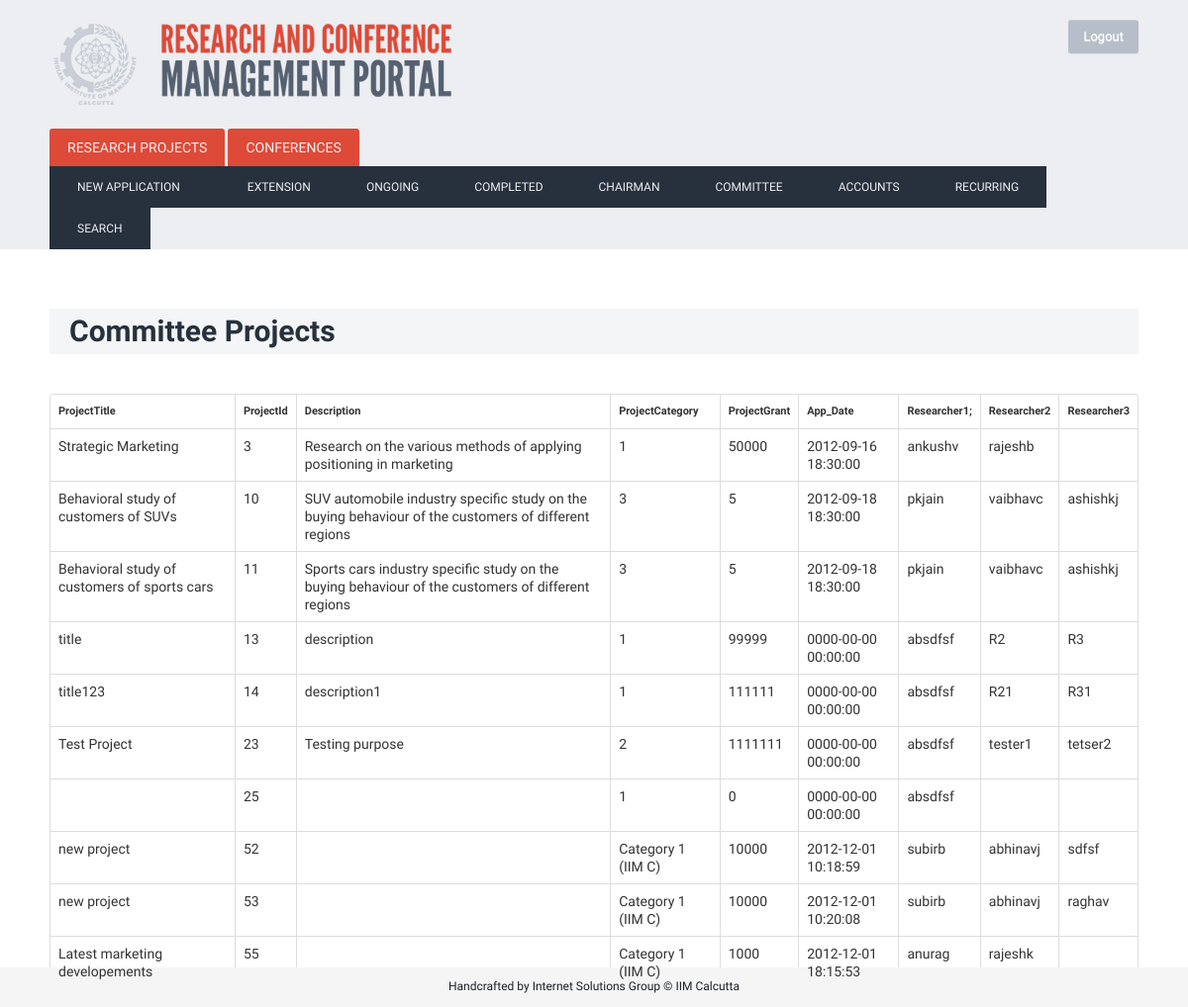
Screenshot of /index.php/app_committee (signed in) with the database file from the repository.
### tables this page shows
CREATE TABLE IF NOT EXISTS `project` (
  `ProjectTitle` varchar(400) NOT NULL,
  `ProjectId` bigint(200) NOT NULL AUTO_INCREMENT,
  `Description` varchar(2000) NOT NULL,
  `App_Date` timestamp NOT NULL DEFAULT CURRENT_TIMESTAMP COMMENT 'The  date of application of the project',
  `Start_Date` date NOT NULL,
  `End_Date` date NOT NULL,
  `Researcher1` varchar(80) NOT NULL,
  `Researcher2` varchar(80) NOT NULL,
  `Researcher3` varchar(80) NOT NULL,
  `ProjectCategory` varchar(30) NOT NULL,
  `ProjectGrant` int(11) NOT NULL,
  `PStatus` varchar(50) NOT NULL,
  `Deliverables` varchar(500) NOT NULL,
  `cases` int(11) NOT NULL DEFAULT '0',
  `journals` int(11) NOT NULL DEFAULT '0',
  `chapters` int(11) NOT NULL DEFAULT '0',
  `conference` int(11) NOT NULL DEFAULT '0',
  `paper` int(11) NOT NULL DEFAULT '0',
  PRIMARY KEY (`ProjectId`),
  UNIQUE KEY `ProjectId` (`ProjectId`),
  UNIQUE KEY `ProjectId_2` (`ProjectId`)
);

### index.php (called while the page is built, shortened)
<?php
require_once BASEPATH.'core/CodeIgniter.php';

### application/models/project_model.php (called while the page is built, shortened)
<?PHP
class Project_model extends CI_Model {
	function project_stage($stage)
		{
		$queryStr='SELECT * FROM project WHERE PStatus = "app_'.$stage.'";';
		$query = $this->db->query($queryStr);
		return $query;
		}
}
?>

### application/controllers/app_committee.php (the view, shortened to what this page needs)
<?PHP
class App_committee extends CI_Controller {
	function index()
		{
			$data['myClass']=$this;
			$data['action']=0;
			if($_SESSION['usertype']==1){
				$this->load->view('layout',$data);
			}
			 elseif($_SESSION['usertype']==3){
				$this->load->view('layoutChairman',$data);
			}
			else{
			header("location:login");
			}
		}
	function load_php()
				{
				$this->load->model('project_model');
				$stage='comm';
				$Query= $this->project_model->project_stage($stage);
				echo '
				<h1>Committee Projects</h1>
						<table class="table table-bordered">
						<TR><TD><h4>ProjectTitle</h4></TD><TD><h4>ProjectId</h4></TD><TD><h4>Description</h4></TD><TD><h4>ProjectCategory</TD><TD><h4>ProjectGrant</TD><TD><h4>App_Date</TD><TD><h4>Researcher1;</TD><TD><h4>Researcher2</TD><TD><h4>Researcher3 </h1></tr>
						<tbody>';
					 foreach($Query->result() as $row)
					 {
						 echo '<TR><TD>';
						 print $row->ProjectTitle;
						 echo '</TD><TD>';
						 print $row->ProjectId;
						 echo '</TD><TD>';
						 print $row->Description;
						 echo '</TD><TD>';
						 print $row->ProjectCategory;
						 echo '</TD><TD>';
						 print $row->ProjectGrant;
						 echo '</TD><TD>';
						 print $row->App_Date;
						 echo '</TD><TD>';
						 print $row->Researcher1;
						 echo '</TD><TD>';
						 print $row->Researcher2;
						 echo '</TD><TD>';
						 print $row->Researcher3;
					 }
				echo '</tbody></TABLE>';
				}
	}
?>

### application/views/layout.php (shortened to what this page needs)
<!DOCTYPE html>
<html lang="en">
  <head>
    <link rel="stylesheet" href="static/css/bootstrap.min.css" >
    <link href="static/css/custom.css" rel="stylesheet" type="text/css" >
  </head>
  <body>
<div id="wrap">
    <div class="mast_head">
        <div class="container">
            <div id="logo"></div>
            <a class="btn logout_btn" href="logout">Logout</a>
        </div>
    </div>
    <div class="top_nav">
           <div id="tabbar" class="usual">
            <div class="container">
                <ul id="bars">
                    <li><a href="#resproj">Research Projects</a></li>
                    <li><a href="#confs">Conferences</a></li>
                </ul>
                <div id="resproj" style="display: block">
                    <ul>
                        <li><a href="/rp/new_application">New Application</a> </li>
                        <li><a href="/rp/extension">Extension</a> </li>
                        <li><a href="/rp/ongoing">Ongoing</a> </li>
                        <li><a href="/rp/completed">Completed</a> </li>
                        <li><a href="/rp/app_chairman">Chairman</a> </li>
                        <li><a href="/rp/app_committee">Committee</a> </li>
                        <li><a href="/rp/Accounts">Accounts</a> </li>
                        <li><a href="/rp/recurring">Recurring</a> </li>
                        <li><a href="/rp/searchProject">Search</a> </li>
                    </ul>
                </div>
           </div>
        </div>
    </div>
    <div class="container">
        <div>
			<?php
					if ($action==0)
					{
					$myClass->load_php();
					}
					elseif ($action==1)
					{
					$myClass->load_php($msg);
					}
					elseif ($action==2)
					{
					$myClass->approveMsg($msg);
					}
					elseif ($action==3)
					{
					$myClass->load_search($searchBy,$searchValue);
					}
			?>
             </div>
        </div>
    </div>
    <footer>
        <div id="container">
            <p>Handcrafted by Internet Solutions Group &copy; IIM Calcutta</p>
        </div>
    </footer>
  </body>
</html>

### static/css/custom.css (style rules this page uses)
html, body { height: 100%; }
body { background: url('/static/img/denim.png'); font-family: 'Droid Sans', sans-serif; font-weight: normal; font-size: 14px; line-height: 1.6; }
.container { width: 1100px; }
h4 { font-size: 11px; }
h1 { color: #27313D; margin-top: 60px; margin-bottom: 40px; font-weight: bold; background: #F4F5F6; padding: 5px 20px; }
#logo { width: 820px; height: 100px; background: url("../img/heading.png") -21px -9px no-repeat; float: left; }
.btn { padding: 10px 20px; background: #b7bec9; color: white; -webkit-border-radius: 3px; -moz-border-radius: 3px; border-radius: 3px; border: 0px; }
.logout_btn { float: right; padding: 8px 15px; font: 12px; }
.mast_head { background: #eceef1; color: white; height: 110px; padding-top: 20px; }
.usual ul { margin-left: 0px; }
.usual ul li a { font-size: 12px; border: none; height: auto; display : block; color: #ECEEF1; padding : 10px 18px; text-decoration: none; text-transform: uppercase; }
.usual div { clear:left; }
#tabbar { background: #eceef1; }
#tabbar ul li { float: left; list-style-type: none; }
#bars li { background: #DD4A38; margin-right: 3px; -webkit-border-radius: 3px 3px 0px 0px; -moz-border-radius: 3px 3px 0 0; border-radius: 3px 3px 0 0; }
#bars li a { font-size: 14px; }
#resproj ul li a { background: #27313D; padding: 12px 28px; text-decoration: none; }
#resproj ul li:first-child a { padding-right: 40px; }
#wrap { min-height: 100%; height: auto !important; height: 100%; margin: 0 auto -40px; }
footer { text-align: center; background-color: #f5f5f5; height: 40px; font-size: 12px; color: #1B2129; }
footer p { padding-top: 10px; }

### rows the page displays
project: ProjectTitle "Strategic Marketing", ProjectId "3", Description "Research on the various methods of applying positioning in marketing", ProjectCategory "1", ProjectGrant "50000", App_Date "2012-09-16 18:30:00", Researcher1 "ankushv", Researcher2 "rajeshb"
project: ProjectTitle "Behavioral study of customers of SUVs", ProjectId "10", Description "SUV automobile industry specific study on the buying behaviour of the customers of different regions", ProjectCategory "3", ProjectGrant "5", App_Date "2012-09-18 18:30:00", Researcher1 "pkjain", Researcher2 "vaibhavc", Researcher3 "ashishkj"
project: ProjectTitle "Behavioral study of customers of sports cars", ProjectId "11", Description "Sports cars industry specific study on the buying behaviour of the customers of different regions", ProjectCategory "3", ProjectGrant "5", App_Date "2012-09-18 18:30:00", Researcher1 "pkjain", Researcher2 "vaibhavc", Researcher3 "ashishkj"
project: ProjectTitle "title", ProjectId "13", Description "description", ProjectCategory "1", ProjectGrant "99999", App_Date "0000-00-00 00:00:00", Researcher1 "absdfsf", Researcher2 "R2", Researcher3 "R3"
project: ProjectTitle "title123", ProjectId "14", Description "description1", ProjectCategory "1", ProjectGrant "111111", App_Date "0000-00-00 00:00:00", Researcher1 "absdfsf", Researcher2 "R21", Researcher3 "R31"
project: ProjectTitle "Test Project", ProjectId "23", Description "Testing purpose", ProjectCategory "2", ProjectGrant "1111111", App_Date "0000-00-00 00:00:00", Researcher1 "absdfsf", Researcher2 "tester1", Researcher3 "tetser2"
project: ProjectId "25", ProjectCategory "1", ProjectGrant "0", App_Date "0000-00-00 00:00:00", Researcher1 "absdfsf"
project: ProjectTitle "new project", ProjectId "52", ProjectCategory "Category 1 (IIM C)", ProjectGrant "10000", App_Date "2012-12-01 10:18:59", Researcher1 "subirb", Researcher2 "abhinavj", Researcher3 "sdfsf"
project: ProjectTitle "new project", ProjectId "53", ProjectCategory "Category 1 (IIM C)", ProjectGrant "10000", App_Date "2012-12-01 10:20:08", Researcher1 "subirb", Researcher2 "abhinavj", Researcher3 "raghav"
project: ProjectTitle "Latest marketing developements", ProjectId "55", ProjectCategory "Category 1 (IIM C)", ProjectGrant "1000", App_Date "2012-12-01 18:15:53", Researcher1 "anurag", Researcher2 "rajeshk"
